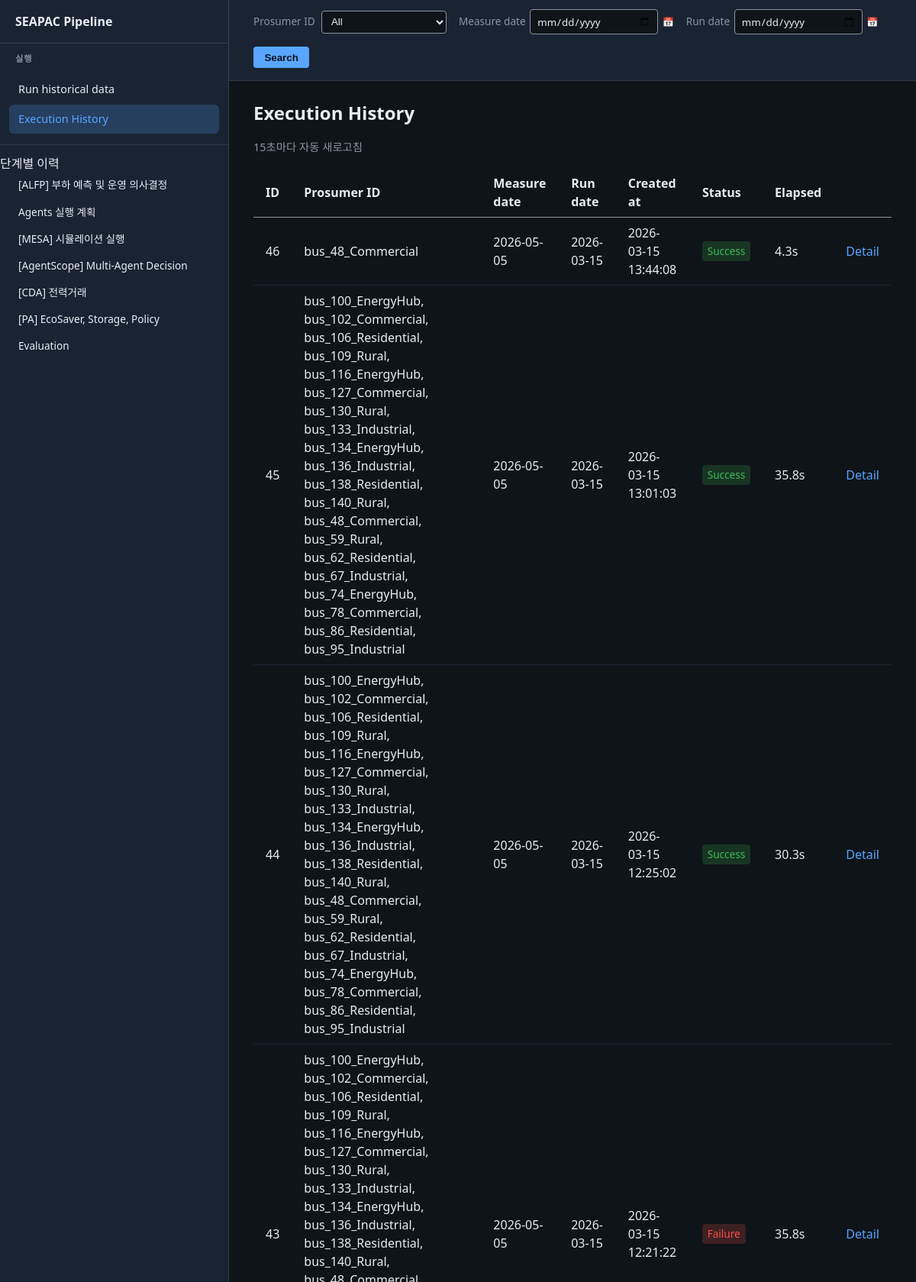
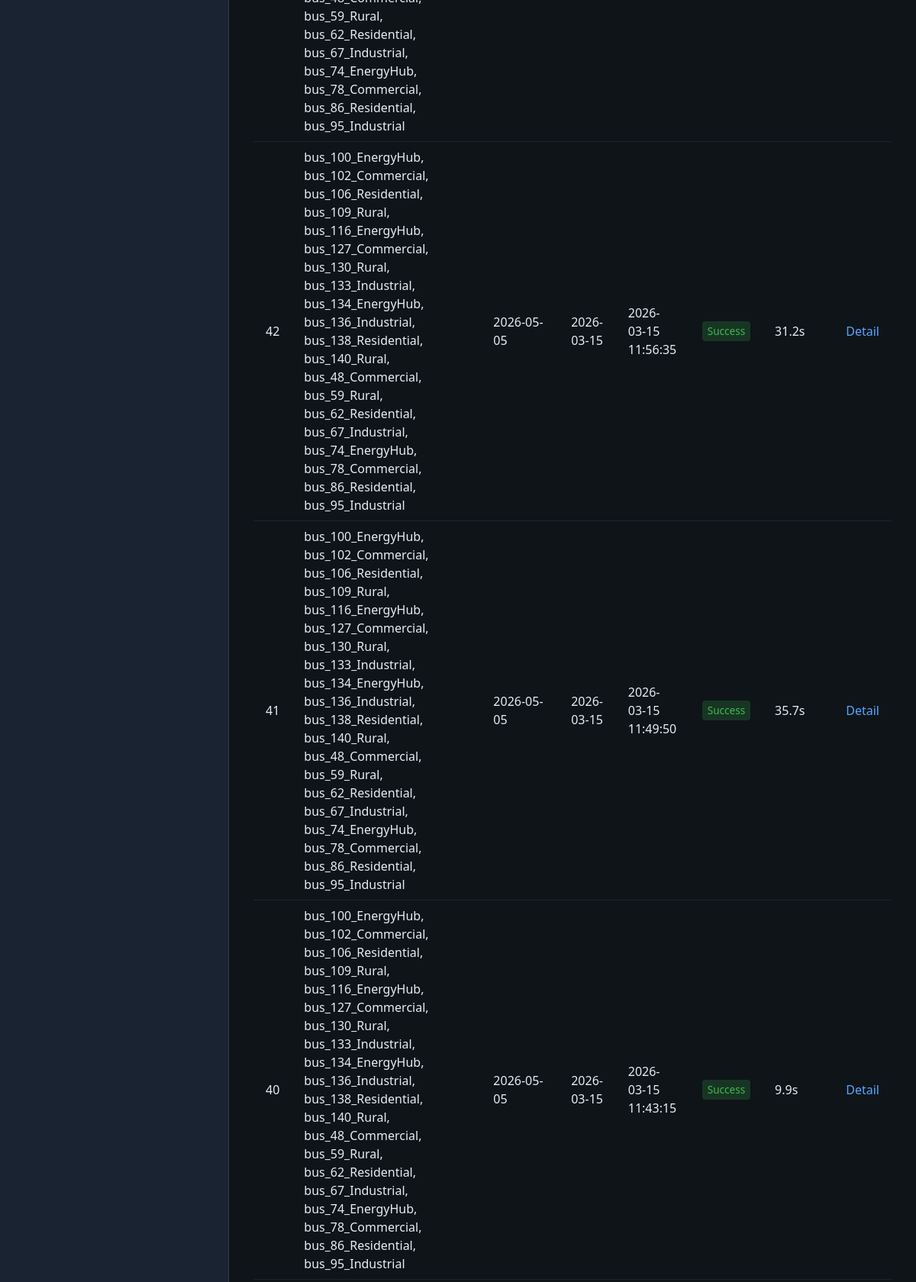
The page / (upper part) on the database its author committed (2 pictures, top to bottom).
### tables this page shows
CREATE TABLE pipeline_run (
                id INTEGER PRIMARY KEY AUTOINCREMENT,
                created_at TEXT NOT NULL,
                finished_at TEXT,
                status TEXT NOT NULL DEFAULT 'running',
                total_elapsed_sec REAL,
                args_json TEXT,
                error_message TEXT
            , measure_date TEXT);

### pipeline_dashboard/app.py (the view)
@app.route("/")
def index():
    init_db(_db_path())
    search_prosumer = (request.args.get("prosumer") or "").strip()
    search_measure_date = (request.args.get("measure_date") or "").strip()
    search_run_date = (request.args.get("run_date") or "").strip()
    runs = get_runs(
        limit=50,
        prosumer=search_prosumer or None,
        measure_date=search_measure_date or None,
        run_date=search_run_date or None,
        db_path=_db_path(),
    )
    all_for_prosumers = get_runs(limit=500, db_path=_db_path())
    prosumer_set = {r.get("args", {}).get("prosumer") for r in all_for_prosumers if (r.get("args") or {}).get("prosumer")}
    prosumer_set.add("bus_48_Commercial")
    prosumer_options = sorted(prosumer_set)
    current_tab = request.args.get("tab", "")
    if current_tab in ("1", "2", "3", "4", "5", "6") and runs:
        return redirect(url_for("run_detail", run_id=runs[0]["id"]) + "?tab=" + current_tab)
    return render_template(
        "index.html",
        runs=runs,
        run=None,
        current_tab=current_tab,
        current_path=request.path,
        search_prosumer=search_prosumer,
        search_measure_date=search_measure_date,
        search_run_date=search_run_date,
        prosumer_options=prosumer_options,
    )

### pipeline_dashboard/app.py (called while the page is built)
@app.before_request
def _log_request():
    log.info("Request  %s  %s", request.method, request.path)

def _output_dir() -> str:
    return os.environ.get("PIPELINE_DB_DIR", "output")

def _db_path() -> Path:
    db_dir = _output_dir()
    return get_db_path(PROJECT_ROOT / db_dir)

### pipeline_dashboard/db.py (called while the page is built)
def get_db_path(db_dir: Path | str | None = None) -> Path:
    if db_dir is None:
        db_dir = _DEFAULT_DB_DIR
    return Path(db_dir) / _DB_FILENAME

def _connect(db_path: Path) -> sqlite3.Connection:
    db_path.parent.mkdir(parents=True, exist_ok=True)
    conn = sqlite3.connect(str(db_path))
    conn.row_factory = sqlite3.Row
    return conn

### pipeline_dashboard/templates/index.html (shortened to what this page needs)
{% extends "base.html" %}
{% block main_top %}
  <form class="search-bar" method="get" action="/#history" id="execution-history-search">
    <span><label for="search-prosumer">Prosumer ID</label>
      <select name="prosumer" id="search-prosumer">
        <option value="">All</option>
      </select>
    </span>
    <span class="date-field">
      <label for="search-measure-date">Measure date</label>
      <input type="date" id="search-measure-date" name="measure_date" value="{{ search_measure_date|e }}" aria-label="Measure date">
      <span class="date-hint" aria-hidden="true">📅</span>
    </span>
    <span class="date-field">
      <label for="search-run-date">Run date</label>
      <input type="date" id="search-run-date" name="run_date" value="{{ search_run_date|e }}" aria-label="Run date">
      <span class="date-hint" aria-hidden="true">📅</span>
    </span>
    <button type="submit">Search</button>
  </form>
{% endblock %}
{% block content %}
  <div id="section-history" class="main-section">
    <h1>Execution History</h1>
    <p class="run-meta" style="margin: 0 0 1rem 0; font-size: 0.9rem; color: var(--muted);">15초마다 자동 새로고침</p>
    {% if not runs %}
      <p class="muted">No runs recorded yet. Run a pipeline from 「Run historical data」 in the LNB or run <code>python run_full_pipeline.py --output-dir output</code> to see entries here.</p>
    {% else %}
      <table class="runs-table">
        <thead>
          <tr>
            <th>ID</th>
            <th>Prosumer ID</th>
            <th>Measure date</th>
            <th>Run date</th>
            <th>Created at</th>
            <th>Status</th>
            <th>Elapsed</th>
            <th></th>
          </tr>
        </thead>
        <tbody>
          {% for r in runs %}
          <tr>
            <td>{{ r.id }}</td>
            <td>{% set a = r.args or {} %}{% if a.get('prosumers') %}{{ a.get('prosumers')|join(', ') }}{% else %}{{ a.get('prosumer') or '—' }}{% endif %}</td>
            <td>{{ r.get('measure_date') or '—' }}</td>
            <td>{{ (r.args or {}).get('run_date') or (r.created_at or '')[:10] or '—' }}</td>
            <td>{{ r.created_at or '—' }}</td>
            <td>
              {% if r.status == 'success' %}
                <span class="badge badge-success">Success</span>
              {% elif r.status == 'failure' %}
                <span class="badge badge-failure">Failure</span>
              {% else %}
                <span class="badge badge-running">Running</span>
              {% endif %}
            </td>
            <td>
              {% if r.total_elapsed_sec is not none %}
                {{ "%.1f"|format(r.total_elapsed_sec) }}s
              {% else %}
                —
              {% endif %}
            </td>
            <td><a href="{{ url_for('run_detail', run_id=r.id) }}{% if current_tab %}?tab={{ current_tab }}{% endif %}">Detail</a></td>
          </tr>
          {% endfor %}
        </tbody>
      </table>
    {% endif %}
  </div>
{% endblock %}

### rows shown on the page
pipeline_run: id "46", a "bus_48_Commercial", measure_date "2026-05-05", args "2026-03-15", created_at "2026-03-15 13:44:08", status "Success", total_elapsed_sec "4.3"
pipeline_run: id "45", get "bus_100_EnergyHub, bus_102_Commercial, bus_106_Residential, bus_109_Rural, bus_116_EnergyHub, bus_127_Commercial, bus_130_Rural, bus_133_Industrial, bus_134_EnergyHub, bus_136_Industrial, bus_138_Residential, bus_140_Rural, bus_48_Commercial, bus_59_Rural, bus_62_Residential, bus_67_Industrial, bus_74_EnergyHub, bus_78_Commercial, bus_86_Residential, bus_95_Industrial", measure_date "2026-05-05", args "2026-03-15", created_at "2026-03-15 13:01:03", status "Success", total_elapsed_sec "35.8"
pipeline_run: id "44", get "bus_100_EnergyHub, bus_102_Commercial, bus_106_Residential, bus_109_Rural, bus_116_EnergyHub, bus_127_Commercial, bus_130_Rural, bus_133_Industrial, bus_134_EnergyHub, bus_136_Industrial, bus_138_Residential, bus_140_Rural, bus_48_Commercial, bus_59_Rural, bus_62_Residential, bus_67_Industrial, bus_74_EnergyHub, bus_78_Commercial, bus_86_Residential, bus_95_Industrial", measure_date "2026-05-05", args "2026-03-15", created_at "2026-03-15 12:25:02", status "Success", total_elapsed_sec "30.3"
pipeline_run: id "43", get "bus_100_EnergyHub, bus_102_Commercial, bus_106_Residential, bus_109_Rural, bus_116_EnergyHub, bus_127_Commercial, bus_130_Rural, bus_133_Industrial, bus_134_EnergyHub, bus_136_Industrial, bus_138_Residential, bus_140_Rural, bus_48_Commercial, bus_59_Rural, bus_62_Residential, bus_67_Industrial, bus_74_EnergyHub, bus_78_Commercial, bus_86_Residential, bus_95_Industrial", measure_date "2026-05-05", args "2026-03-15", created_at "2026-03-15 12:21:22", status "Failure", total_elapsed_sec "35.8"
pipeline_run: id "42", get "bus_100_EnergyHub, bus_102_Commercial, bus_106_Residential, bus_109_Rural, bus_116_EnergyHub, bus_127_Commercial, bus_130_Rural, bus_133_Industrial, bus_134_EnergyHub, bus_136_Industrial, bus_138_Residential, bus_140_Rural, bus_48_Commercial, bus_59_Rural, bus_62_Residential, bus_67_Industrial, bus_74_EnergyHub, bus_78_Commercial, bus_86_Residential, bus_95_Industrial", measure_date "2026-05-05", args "2026-03-15", created_at "2026-03-15 11:56:35", status "Success", total_elapsed_sec "31.2"
pipeline_run: id "41", get "bus_100_EnergyHub, bus_102_Commercial, bus_106_Residential, bus_109_Rural, bus_116_EnergyHub, bus_127_Commercial, bus_130_Rural, bus_133_Industrial, bus_134_EnergyHub, bus_136_Industrial, bus_138_Residential, bus_140_Rural, bus_48_Commercial, bus_59_Rural, bus_62_Residential, bus_67_Industrial, bus_74_EnergyHub, bus_78_Commercial, bus_86_Residential, bus_95_Industrial", measure_date "2026-05-05", args "2026-03-15", created_at "2026-03-15 11:49:50", status "Success", total_elapsed_sec "35.7"
pipeline_run: id "40", get "bus_100_EnergyHub, bus_102_Commercial, bus_106_Residential, bus_109_Rural, bus_116_EnergyHub, bus_127_Commercial, bus_130_Rural, bus_133_Industrial, bus_134_EnergyHub, bus_136_Industrial, bus_138_Residential, bus_140_Rural, bus_48_Commercial, bus_59_Rural, bus_62_Residential, bus_67_Industrial, bus_74_EnergyHub, bus_78_Commercial, bus_86_Residential, bus_95_Industrial", measure_date "2026-05-05", args "2026-03-15", created_at "2026-03-15 11:43:15", status "Success", total_elapsed_sec "9.9"
